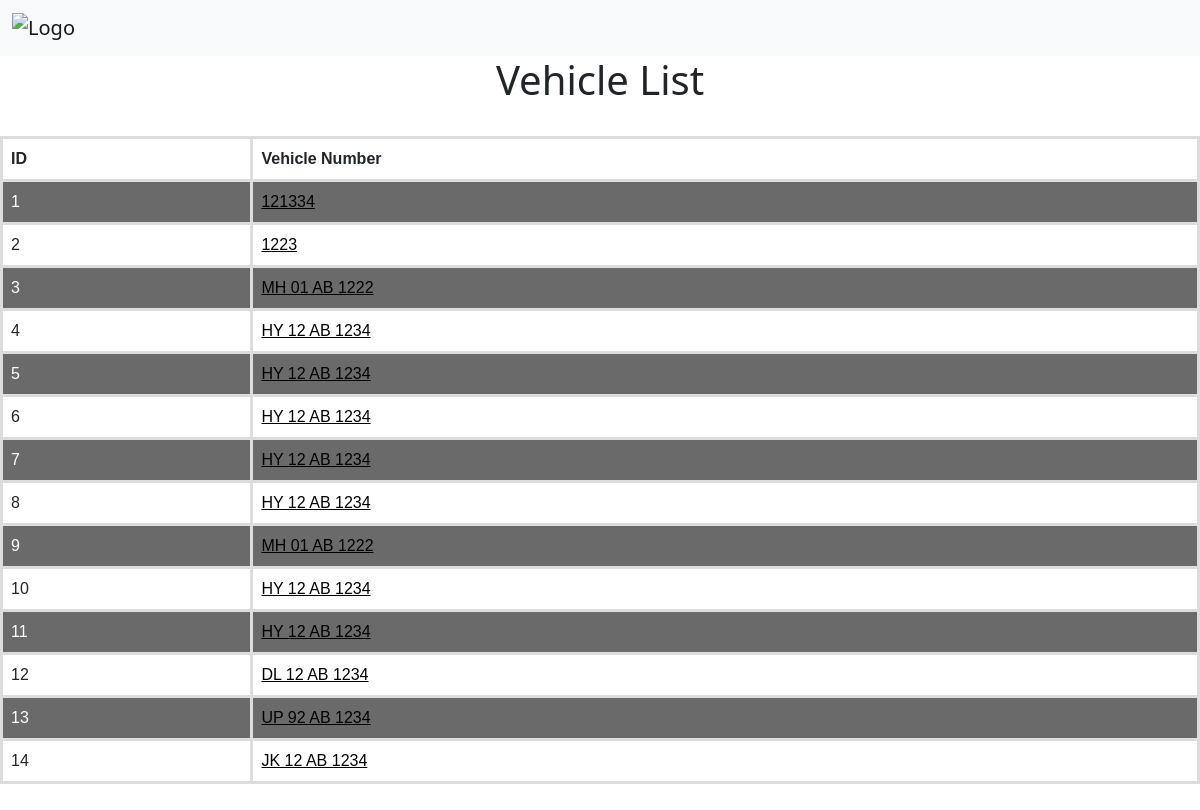
The page / on the database its author committed.
### vehicles/models.py (models this page shows, shortened)
class Vehicledata(models.Model):
    vehiclenumber= models.CharField(max_length=50)
    Averagespeed = models.IntegerField()
    Enginestatus = models.IntegerField()
    FuelLevel = models.IntegerField()
    Temperature = models.IntegerField()

### vehicles/views.py (the view)
# urls.py: path('', VehicleDataListView.as_view(), name='Vehicledata'),
class VehicleDataListView(ListView):
    template_name = 'index.html'
    queryset = Vehicledata.objects.all()

### templates/index.html (shortened to what this page needs)
{% extends 'base.html' %}
{% block body %}
  <h1>Vehicle List</h1>
  <table>
  <tr>
  <th>ID</th>
  <th>Vehicle Number</th>
  </tr>
  {% for instance in object_list %}
  <tr>
    <td>{{ instance.id }}</td>
    <td><a href='{{ instance.get_absolute_url }}'>{{ instance.vehiclenumber }}</a></td>
  </tr>
{% endfor %}
  {% endblock body %}

### templates/base.html (shortened to what this page needs)
<!doctype html>
{% load static %}
<html lang="en">
  <head>
    <link href="https://cdn.jsdelivr.net/npm/bootstrap@5.0.2/dist/css/bootstrap.min.css" rel="stylesheet">
   </head>
   <body>
   <nav class="navbar navbar-expand-lg navbar-light bg-light">
  <div class="container-fluid">
    <img class="navbar-brand" src="#" alt="Logo">
  </div>
</nav>
   {% block body %}
   {% endblock body %}
   </body>
   </html>

### templates/index.html (style rules this page uses)
h1 { text-align: center; }
table { font-family: arial, sans-serif; border-collapse: collapse; width: 90%; padding: 2rem; margin: 2rem 0rem 2rem 0rem; }
td, th { border: .2rem solid #dddddd; text-align: left; padding: .5rem; }
tr:nth-child(even) { background-color: #6a6a6a; color: white; }
a { color: black; }
@media only screen and (min-width: 600px) { table { width: 100%; height: 25rem; } }

### rows shown on the page
Vehicledata: id "1", vehiclenumber "121334"
Vehicledata: id "2", vehiclenumber "1223"
Vehicledata: id "3", vehiclenumber "MH 01 AB 1222"
Vehicledata: id "4", vehiclenumber "HY 12 AB 1234"
Vehicledata: id "5", vehiclenumber "HY 12 AB 1234"
Vehicledata: id "6", vehiclenumber "HY 12 AB 1234"
Vehicledata: id "7", vehiclenumber "HY 12 AB 1234"
Vehicledata: id "8", vehiclenumber "HY 12 AB 1234"
Vehicledata: id "9", vehiclenumber "MH 01 AB 1222"
Vehicledata: id "10", vehiclenumber "HY 12 AB 1234"
Vehicledata: id "11", vehiclenumber "HY 12 AB 1234"
Vehicledata: id "12", vehiclenumber "DL 12 AB 1234"
Vehicledata: id "13", vehiclenumber "UP 92 AB 1234"
Vehicledata: id "14", vehiclenumber "JK 12 AB 1234"
